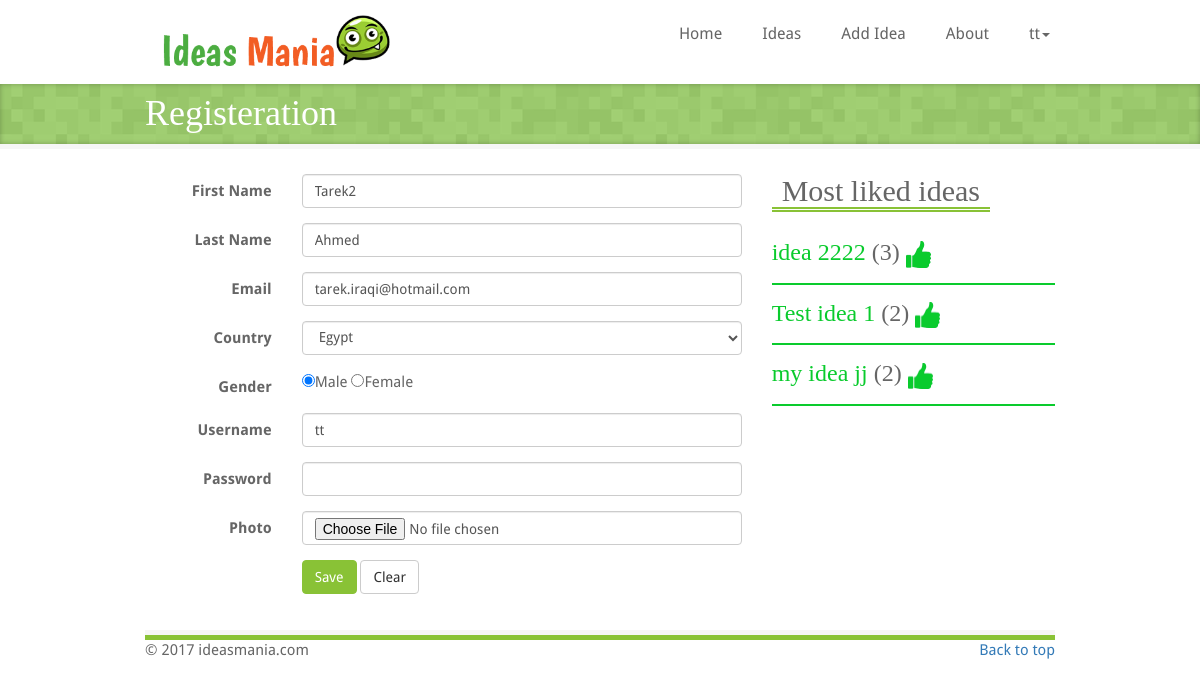
Page /register.php (signed in) on the committed database.
### tables this page shows
CREATE TABLE IF NOT EXISTS `users` (
  `User_Id` int(11) NOT NULL AUTO_INCREMENT,
  `FirstName` varchar(200) DEFAULT NULL,
  `LastName` varchar(200) DEFAULT NULL,
  `Username` varchar(200) DEFAULT NULL,
  `Password` varchar(200) DEFAULT NULL,
  `Email` varchar(200) DEFAULT NULL,
  `Gender` tinyint(1) DEFAULT NULL,
  `Country_Id` int(11) DEFAULT NULL,
  `PhotoPath` varchar(500) DEFAULT NULL,
  `JoinedDate` date DEFAULT NULL,
  PRIMARY KEY (`User_Id`)
);

CREATE TABLE IF NOT EXISTS `ideas` (
  `Idea_Id` int(11) NOT NULL AUTO_INCREMENT,
  `Title` varchar(200) DEFAULT NULL,
  `Description` text,
  `Content` text,
  `Category_Id` int(11) NOT NULL,
  `User_Id` int(11) NOT NULL,
  `Date` date DEFAULT NULL,
  PRIMARY KEY (`Idea_Id`)
);

### shared/database.php (called while the page is built, shortened)
<?php
function RunQuery($query){
    $con = mysqli_connect("localhost","root","", "ideasmania") or die ("can not establish connection");
    $result = mysqli_query($con, $query);
    return $result;
}
?>

### shared/functions.php (called while the page is built, shortened)
<?php
include("database.php");
function GetCountries(){
    $query = "select * from country";
    $result = RunQuery($query);
    $countryList = array();
    while($row = mysqli_fetch_array($result)){
        $country = (object)array();
        $country->id = $row["Country_Id"];
        $country->title = $row["Title"];
        array_push($countryList, $country);
    }
    return $countryList;
}
function GetUserProfile($userId){
    $query = "select u.FirstName, u.LastName, u.Username, u.Password, u.Email, u.Gender, u.JoinedDate, u.PhotoPath, u.Country_Id, c.Title from users as u
              inner join country as c on u.Country_Id = c.Country_Id
              where u.User_Id = $userId";
    $result = RunQuery($query);
    $row = mysqli_fetch_array($result);
    $user = (object)array();
    $user->name = $row["FirstName"] . " " . $row["LastName"];
    $user->firstname = $row["FirstName"];
    $user->lastname = $row["LastName"];
    $user->username = $row["Username"];
    $user->password = $row["Password"];
    $user->email = $row["Email"];
    $user->gender = $row["Gender"] == 1 ? "Male" : "Female";
    $user->country = $row["Title"];
    $user->countryId = $row["Country_Id"];
    $user->joinedDate = $row["JoinedDate"];
    $user->photo = $row["PhotoPath"];
    return $user;
}
function GetMostLikedIdeas(){
    $query = "select i.Idea_Id, i.Title, sum(r.RatingValue) as rating from ideas as i
              inner join rating as r
              on i.Idea_Id = r.Idea_Id
              group by i.Idea_Id
              order by rating desc, i.Date desc limit 4";
    $result = RunQuery($query);
    $ideasList = array();
    while ($row = mysqli_fetch_array($result))
    {
        $idea = (object)array();
        $idea->ideaId = $row["Idea_Id"];
        $idea->title = $row["Title"];
        $idea->rating = $row["rating"];
        array_push($ideasList, $idea);
    }
    return $ideasList;
}
?>

### register.php (the view, shortened to what this page needs)
<?php include("shared/header.php") ?>
<?php include("shared/functions.php"); ?>
<?php
    if(isset($_SESSION["userId"])){
        $user = GetUserProfile($_SESSION["userId"]);
        $action = "updateProfile.php";
    }
?>
    <div class="page-title">
        <div class="page-title-inner">
            <div class="container">
                <h1 class="page-header-title">Registeration</h1>
            </div>
        </div>
    </div>
    <div class="container marketing">
        <div class="row">
            <div class="col-md-8">
                <div>
                    <form onsubmit="return validateForm()" class="form-horizontal" role="form" method="post" action="<?php echo $action; ?>" enctype="multipart/form-data">
                        <div class="form-group">
                            <label for="firstName" class="col-sm-3 control-label">First Name</label>
                            <div class="col-sm-9">
                                <input type="text" class="form-control" id="firstName" name="firstName"
                                       value="<?php echo $user->firstname; ?>">
                            </div>
                        </div>
                        <div class="form-group">
                            <label for="lastName" class="col-sm-3 control-label">Last Name</label>
                            <div class="col-sm-9">
                                <input type="text" class="form-control" id="lastName" name="lastName"
                                       value="<?php echo $user->lastname; ?>">
                            </div>
                        </div>
                        <div class="form-group">
                            <label for="email" class="col-sm-3 control-label">Email</label>
                            <div class="col-sm-9">
                                <input type="text" class="form-control" id="email" name="email"
                                       value="<?php echo $user->email; ?>">
                            </div>
                        </div>
                        <div class="form-group">
                            <label for="country" class="col-sm-3 control-label">Country</label>
                            <div class="col-sm-9">
                                <select id="country" name="country" class="form-control">
                                    <?php
                                        $countries = GetCountries();
                                        foreach($countries as $c){
                                            $selected = "";
                                            if($c->id == $user->countryId) {
                                                $selected = " selected='selected'";
                                            }
                                            echo "<option value=" . $c->id . $selected . ">" . $c->title . "</option>";
                                        }
                                    ?>
                                </select>
                            </div>
                        </div>
                        <div class="form-group">
                            <label for="gender" class="col-sm-3 control-label">Gender</label>
                            <div class="col-sm-9">
                                <?php
                                    $male = "checked";
                                    $female = "";
                                ?>
                                <input type="radio" id="male" name="gender" value="1" <?php echo $male; ?> >Male
                                <input type="radio" id="female" name="gender" value="2" <?php echo $female; ?> >Female
                            </div>
                        </div>
                        <div class="form-group">
                            <label for="username" class="col-sm-3 control-label">Username</label>
                            <div class="col-sm-9">
                                <input type="text" class="form-control" id="username" name="username"
                                       value="<?php echo $user->username; ?>">
                            </div>
                        </div>
                        <div class="form-group">
                            <label for="password" class="col-sm-3 control-label">Password</label>
                            <div class="col-sm-9">
                                <input type="password" class="form-control" id="password" name="password">
                            </div>
                        </div>
                        <div class="form-group">
                            <label for="profilePhoto" class="col-sm-3 control-label">Photo</label>
                            <div class="col-sm-9">
                                <input type="file" class="form-control" id="profilePhoto" name="profilePhoto">
                            </div>
                        </div>
                        <div class="form-group">
                            <div class="col-sm-offset-3 col-sm-9">
                                <button type="submit" class="btn btn-success">Save</button>
                                <button type="button" class="btn btn-default" onclick="resetForm()">Clear</button>
                            </div>
                        </div>
                    </form>
                </div>
            </div>
            <div class="col-md-4">
                <?php include("shared/side.php") ?>
            </div>
        </div>
        <br />
        <?php include("shared/footer.php") ?>
    </div>
</body>
</html>

### shared/side.php (shortened to what this page needs)
<?php
    $likedIdeas = GetMostLikedIdeas();
?>
                <div>
                    <div class="title">
                        <h2>Most liked ideas</h2>
                    </div>
                    <br />
                    <?php foreach($likedIdeas as $l){ ?>
                        <div class="likedIdeas">
                            <h3><a href="singleIdea.php?id=<?php echo $l->ideaId ?>" ><?php echo $l->title ?></a> (<?php echo $l->rating ?>) <img src="img/likeColored.png" width="25px" /></h3>
                        </div>
                        <div class="green-separator"></div>
                    <?php } ?>
                </div>

### css/style.css (style rules this page uses)
body { font-family: 'Droid Sans'; font-size: 15px; color: #666; }
h1, h2, h3, h4, h5, h6 { font-family: "Boogaloo" !important; font-weight: normal !important; color: #666; margin: 0; padding: 0; }
.title { margin-bottom: 10px; }
.title h1, .title h2, .title h3, .title h4, .title h5, .title h6 { border-bottom: 5px double #89c236 !important; margin-bottom: -4px !important; display: inline-block !important; padding: 0px 10px !important; margin-right: 15px !important; }
.btn-success { background-color:#89c236; border-color:#89c236; }
.page-title { background: url(../img/bg-grey2.png); display: block; margin-bottom: 25px; position: relative; z-index: 20; border-bottom: 5px solid #f6f6f6; }
.page-title-inner { background: rgba(153,204,102, 0.9); -webkit-box-shadow: inset 0px 0px 5px rgba(0,0,0,.25); -moz-box-shadow: inset 0px 0px 5px rgba(0,0,0,.25); box-shadow: inset 0px 0px 5px rgba(0,0,0,.25); padding: 10px; }
.container { margin-right: auto; margin-left: auto; }
.container, .navbar-static-top .container, .navbar-fixed-top .container, .navbar-fixed-bottom .container { width: 940px; }
.page-header-title { color:white; }
.green-separator { height: 2px; background-color: #0acb2d;; margin: 15px 0; }
.likedIdeas h3 a { color: #0acb2d; }

### rows in the picture
users: firstName "Tarek2", lastName "Ahmed", email "tarek.iraqi@hotmail.com", username "tt"
ideas: Title "idea 2222", rating "3"
ideas: Title "Test idea 1", rating "2"
ideas: Title "my idea jj", rating "2"

### other values in the picture
$_SESSION["username"] "tt"
form field country "Egypt"
